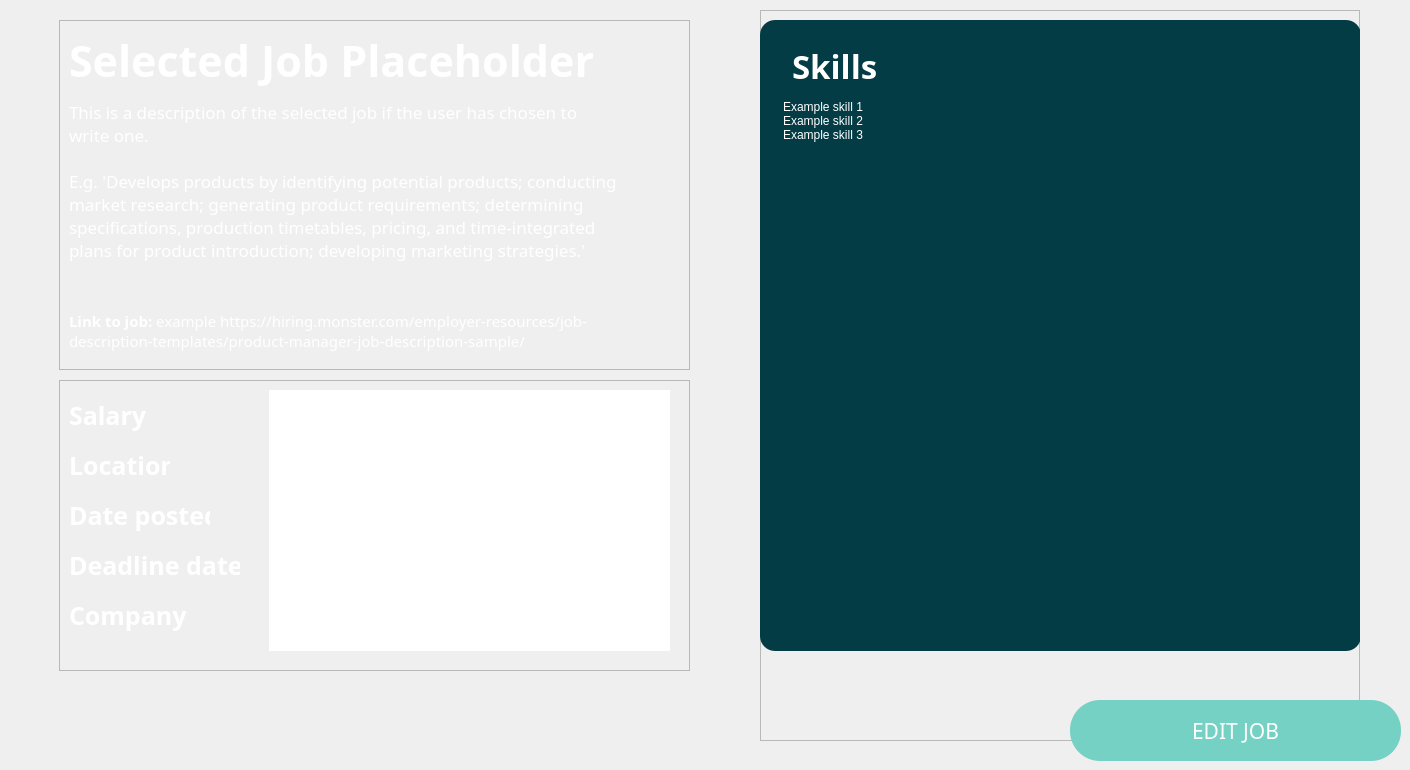
       <widget class="QWidget" name="VIEW_JOB_DETAIL_MAIN">
        <widget class="QFrame" name="selected_item_frame_2">
         <property name="geometry">
          <rect>
           <x>59</x>
           <y>20</y>
           <width>631</width>
           <height>350</height>
          </rect>
         </property>
         <property name="frameShape">
          <enum>QFrame::StyledPanel</enum>
         </property>
         <property name="frameShadow">
          <enum>QFrame::Raised</enum>
         </property>
         <widget class="QLabel" name="lbl_item_category_2">
          <property name="geometry">
           <rect>
            <x>10</x>
            <y>10</y>
            <width>581</width>
            <height>61</height>
           </rect>
          </property>
          <property name="font">
           <font>
            <family>IBM Plex Sans SemiBold</family>
            <pointsize>32</pointsize>
            <weight>75</weight>
            <bold>true</bold>
           </font>
          </property>
          <property name="styleSheet">
           <string notr="true">color: rgb(255, 255, 255);</string>
          </property>
          <property name="text">
           <string>Selected Job Placeholder</string>
          </property>
          <property name="alignment">
           <set>Qt::AlignLeading|Qt::AlignLeft|Qt::AlignVCenter</set>
          </property>
          <property name="margin">
           <number>0</number>
          </property>
          <property name="indent">
           <number>0</number>
          </property>
         </widget>
         <widget class="QLabel" name="lbl_item_desc_3">
          <property name="geometry">
           <rect>
            <x>10</x>
            <y>80</y>
            <width>551</width>
            <height>191</height>
           </rect>
          </property>
          <property name="font">
           <font>
            <family>IBM Plex Sans</family>
            <pointsize>13</pointsize>
            <weight>50</weight>
            <bold>false</bold>
           </font>
          </property>
          <property name="styleSheet">
           <string notr="true">color: rgb(255, 255, 255);</string>
          </property>
          <property name="text">
           <string>&lt;html&gt;&lt;head/&gt;&lt;body&gt;&lt;p&gt;This is a description of the selected job if the user has chosen to write one.&lt;br/&gt;&lt;br/&gt;E.g. 'Develops products by identifying potential products; conducting market research; generating product requirements; determining specifications, production timetables, pricing, and time-integrated plans for product introduction; developing marketing strategies.'&lt;/p&gt;&lt;/body&gt;&lt;/html&gt;</string>
          </property>
          <property name="alignment">
           <set>Qt::AlignLeading|Qt::AlignLeft|Qt::AlignTop</set>
          </property>
          <property name="wordWrap">
           <bool>true</bool>
          </property>
          <property name="margin">
           <number>0</number>
          </property>
          <property name="indent">
           <number>0</number>
          </property>
         </widget>
         <widget class="QLabel" name="lbl_item_desc_4">
          <property name="geometry">
           <rect>
            <x>10</x>
            <y>290</y>
            <width>571</width>
            <height>41</height>
           </rect>
          </property>
          <property name="font">
           <font>
            <family>IBM Plex Sans</family>
            <pointsize>11</pointsize>
            <weight>50</weight>
            <bold>false</bold>
           </font>
          </property>
          <property name="styleSheet">
           <string notr="true">color: rgb(255, 255, 255);</string>
          </property>
          <property name="text">
           <string>&lt;html&gt;&lt;head/&gt;&lt;body&gt;&lt;p&gt;&lt;span style=&quot; font-weight:600;&quot;&gt;Link to job: &lt;/span&gt;example https://hiring.monster.com/employer-resources/job-description-templates/product-manager-job-description-sample/&lt;/p&gt;&lt;/body&gt;&lt;/html&gt;</string>
          </property>
          <property name="alignment">
           <set>Qt::AlignLeading|Qt::AlignLeft|Qt::AlignTop</set>
          </property>
          <property name="wordWrap">
           <bool>true</bool>
          </property>
          <property name="margin">
           <number>0</number>
          </property>
          <property name="indent">
           <number>0</number>
          </property>
         </widget>
        </widget>
        <widget class="QFrame" name="details_frame">
         <property name="geometry">
          <rect>
           <x>59</x>
           <y>380</y>
           <width>631</width>
           <height>291</height>
          </rect>
         </property>
         <property name="frameShape">
          <enum>QFrame::StyledPanel</enum>
         </property>
         <property name="frameShadow">
          <enum>QFrame::Raised</enum>
         </property>
         <widget class="QTableWidget" name="details_table">
          <property name="geometry">
           <rect>
            <x>210</x>
            <y>10</y>
            <width>401</width>
            <height>261</height>
           </rect>
          </property>
          <property name="font">
           <font>
            <family>IBM Plex Sans</family>
            <pointsize>16</pointsize>
            <weight>50</weight>
            <italic>false</italic>
            <bold>false</bold>
           </font>
          </property>
          <property name="styleSheet">
           <string notr="true">font: 16pt &quot;IBM Plex Sans&quot;;
color: rgb(255, 255, 255);</string>
          </property>
          <property name="frameShape">
           <enum>QFrame::NoFrame</enum>
          </property>
          <property name="showGrid">
           <bool>false</bool>
          </property>
          <attribute name="horizontalHeaderVisible">
           <bool>false</bool>
          </attribute>
          <attribute name="horizontalHeaderDefaultSectionSize">
           <number>500</number>
          </attribute>
          <attribute name="horizontalHeaderMinimumSectionSize">
           <number>40</number>
          </attribute>
          <attribute name="verticalHeaderVisible">
           <bool>false</bool>
          </attribute>
          <attribute name="verticalHeaderDefaultSectionSize">
           <number>50</number>
          </attribute>
          <row>
           <property name="text">
            <string>Salary</string>
           </property>
          </row>
          <row>
           <property name="text">
            <string>Location</string>
           </property>
          </row>
          <row>
           <property name="text">
            <string>Date posted</string>
           </property>
          </row>
          <row>
           <property name="text">
            <string>Deadline date</string>
           </property>
          </row>
          <row>
           <property name="text">
            <string>Company</string>
           </property>
          </row>
          <column>
           <property name="text">
            <string>New Column</string>
           </property>
          </column>
         </widget>
         <widget class="QLabel" name="lbl_salary_3">
          <property name="geometry">
           <rect>
            <x>10</x>
            <y>10</y>
            <width>101</width>
            <height>50</height>
           </rect>
          </property>
          <property name="font">
           <font>
            <family>IBM Plex Sans SemiBold</family>
            <pointsize>19</pointsize>
            <weight>75</weight>
            <bold>true</bold>
           </font>
          </property>
          <property name="styleSheet">
           <string notr="true">color: rgb(255, 255, 255);</string>
          </property>
          <property name="text">
           <string>Salary</string>
          </property>
          <property name="alignment">
           <set>Qt::AlignLeading|Qt::AlignLeft|Qt::AlignVCenter</set>
          </property>
          <property name="margin">
           <number>0</number>
          </property>
          <property name="indent">
           <number>0</number>
          </property>
         </widget>
         <widget class="QLabel" name="lbl_location">
          <property name="geometry">
           <rect>
            <x>10</x>
            <y>60</y>
            <width>101</width>
            <height>50</height>
           </rect>
          </property>
          <property name="font">
           <font>
            <family>IBM Plex Sans SemiBold</family>
            <pointsize>19</pointsize>
            <weight>75</weight>
            <bold>true</bold>
           </font>
          </property>
          <property name="styleSheet">
           <string notr="true">color: rgb(255, 255, 255);</string>
          </property>
          <property name="text">
           <string>Location</string>
          </property>
          <property name="alignment">
           <set>Qt::AlignLeading|Qt::AlignLeft|Qt::AlignVCenter</set>
          </property>
          <property name="margin">
           <number>0</number>
          </property>
          <property name="indent">
           <number>0</number>
          </property>
         </widget>
         <widget class="QLabel" name="lbl_date_posted">
          <property name="geometry">
           <rect>
            <x>10</x>
            <y>110</y>
            <width>141</width>
            <height>50</height>
           </rect>
          </property>
          <property name="font">
           <font>
            <family>IBM Plex Sans SemiBold</family>
            <pointsize>19</pointsize>
            <weight>75</weight>
            <bold>true</bold>
           </font>
          </property>
          <property name="styleSheet">
           <string notr="true">color: rgb(255, 255, 255);</string>
          </property>
          <property name="text">
           <string>Date posted</string>
          </property>
          <property name="alignment">
           <set>Qt::AlignLeading|Qt::AlignLeft|Qt::AlignVCenter</set>
          </property>
          <property name="margin">
           <number>0</number>
          </property>
          <property name="indent">
           <number>0</number>
          </property>
         </widget>
         <widget class="QLabel" name="lbl_deadline">
          <property name="geometry">
           <rect>
            <x>10</x>
            <y>160</y>
            <width>171</width>
            <height>50</height>
           </rect>
          </property>
          <property name="font">
           <font>
            <family>IBM Plex Sans SemiBold</family>
            <pointsize>19</pointsize>
            <weight>75</weight>
            <bold>true</bold>
           </font>
          </property>
          <property name="styleSheet">
           <string notr="true">color: rgb(255, 255, 255);</string>
          </property>
          <property name="text">
           <string>Deadline date</string>
          </property>
          <property name="alignment">
           <set>Qt::AlignLeading|Qt::AlignLeft|Qt::AlignVCenter</set>
          </property>
          <property name="margin">
           <number>0</number>
          </property>
          <property name="indent">
           <number>0</number>
          </property>
         </widget>
         <widget class="QLabel" name="lbl_company">
          <property name="geometry">
           <rect>
            <x>10</x>
            <y>210</y>
            <width>131</width>
            <height>51</height>
           </rect>
          </property>
          <property name="font">
           <font>
            <family>IBM Plex Sans SemiBold</family>
            <pointsize>19</pointsize>
            <weight>75</weight>
            <bold>true</bold>
           </font>
          </property>
          <property name="styleSheet">
           <string notr="true">color: rgb(255, 255, 255);</string>
          </property>
          <property name="text">
           <string>Company</string>
          </property>
          <property name="alignment">
           <set>Qt::AlignLeading|Qt::AlignLeft|Qt::AlignVCenter</set>
          </property>
          <property name="margin">
           <number>0</number>
          </property>
          <property name="indent">
           <number>0</number>
          </property>
         </widget>
        </widget>
        <widget class="QFrame" name="skills_outer_frame">
         <property name="geometry">
          <rect>
           <x>760</x>
           <y>10</y>
           <width>600</width>
           <height>731</height>
          </rect>
         </property>
         <property name="frameShape">
          <enum>QFrame::StyledPanel</enum>
         </property>
         <property name="frameShadow">
          <enum>QFrame::Raised</enum>
         </property>
         <widget class="QFrame" name="skills_inner_frame">
          <property name="geometry">
           <rect>
            <x>0</x>
            <y>10</y>
            <width>601</width>
            <height>631</height>
           </rect>
          </property>
          <property name="styleSheet">
           <string notr="true">background-color: rgb(4, 60, 70);
color: rgb(255, 255, 255);
border-color: rgb(4, 60, 70);
border-radius: 15px; 
border: 2px;</string>
          </property>
          <property name="frameShape">
           <enum>QFrame::StyledPanel</enum>
          </property>
          <property name="frameShadow">
           <enum>QFrame::Raised</enum>
          </property>
          <widget class="QLabel" name="lbl_skills">
           <property name="geometry">
            <rect>
             <x>32</x>
             <y>30</y>
             <width>221</width>
             <height>31</height>
            </rect>
           </property>
           <property name="font">
            <font>
             <family>IBM Plex Sans SemiBold</family>
             <pointsize>25</pointsize>
             <weight>75</weight>
             <bold>true</bold>
            </font>
           </property>
           <property name="styleSheet">
            <string notr="true">color: rgb(255, 255, 255);</string>
           </property>
           <property name="text">
            <string>Skills</string>
           </property>
           <property name="alignment">
            <set>Qt::AlignLeading|Qt::AlignLeft|Qt::AlignVCenter</set>
           </property>
           <property name="margin">
            <number>0</number>
           </property>
           <property name="indent">
            <number>0</number>
           </property>
          </widget>
          <widget class="QListWidget" name="list_skills">
           <property name="geometry">
            <rect>
             <x>20</x>
             <y>80</y>
             <width>551</width>
             <height>521</height>
            </rect>
           </property>
           <property name="styleSheet">
            <string notr="true">font: 16pt &quot;IBM Plex Sans&quot;;
color: rgb(255, 255, 255);</string>
           </property>
           <property name="frameShape">
            <enum>QFrame::NoFrame</enum>
           </property>
           <property name="spacing">
            <number>10</number>
           </property>
           <item>
            <property name="text">
             <string>Example skill 1 </string>
            </property>
           </item>
           <item>
            <property name="text">
             <string>Example skill 2 </string>
            </property>
           </item>
           <item>
            <property name="text">
             <string>Example skill 3</string>
            </property>
           </item>
          </widget>
         </widget>
        </widget>
        <widget class="QPushButton" name="btn_edit_job">
         <property name="geometry">
          <rect>
           <x>1070</x>
           <y>700</y>
           <width>331</width>
           <height>61</height>
          </rect>
         </property>
         <property name="font">
          <font>
           <family>IBM Plex Sans SemiBold</family>
           <pointsize>16</pointsize>
          </font>
         </property>
         <property name="styleSheet">
          <string notr="true">background-color: rgb(116, 209, 196);
color: rgb(255, 255, 255);
border-color: rgb(116, 209, 196);
border-radius: 30px; 
border: 2px;</string>
         </property>
         <property name="text">
          <string>EDIT JOB</string>
         </property>
        </widget>
       </widget>
